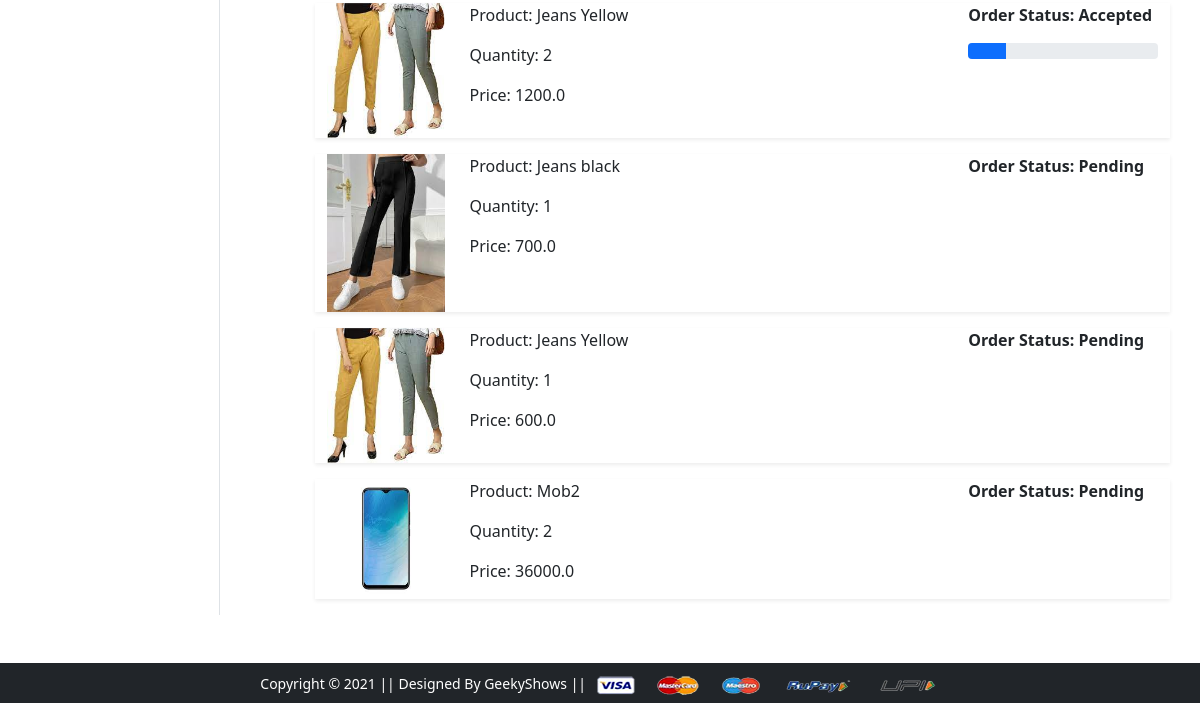
Before: /orders/ (signed in, lower part) with the older database file.
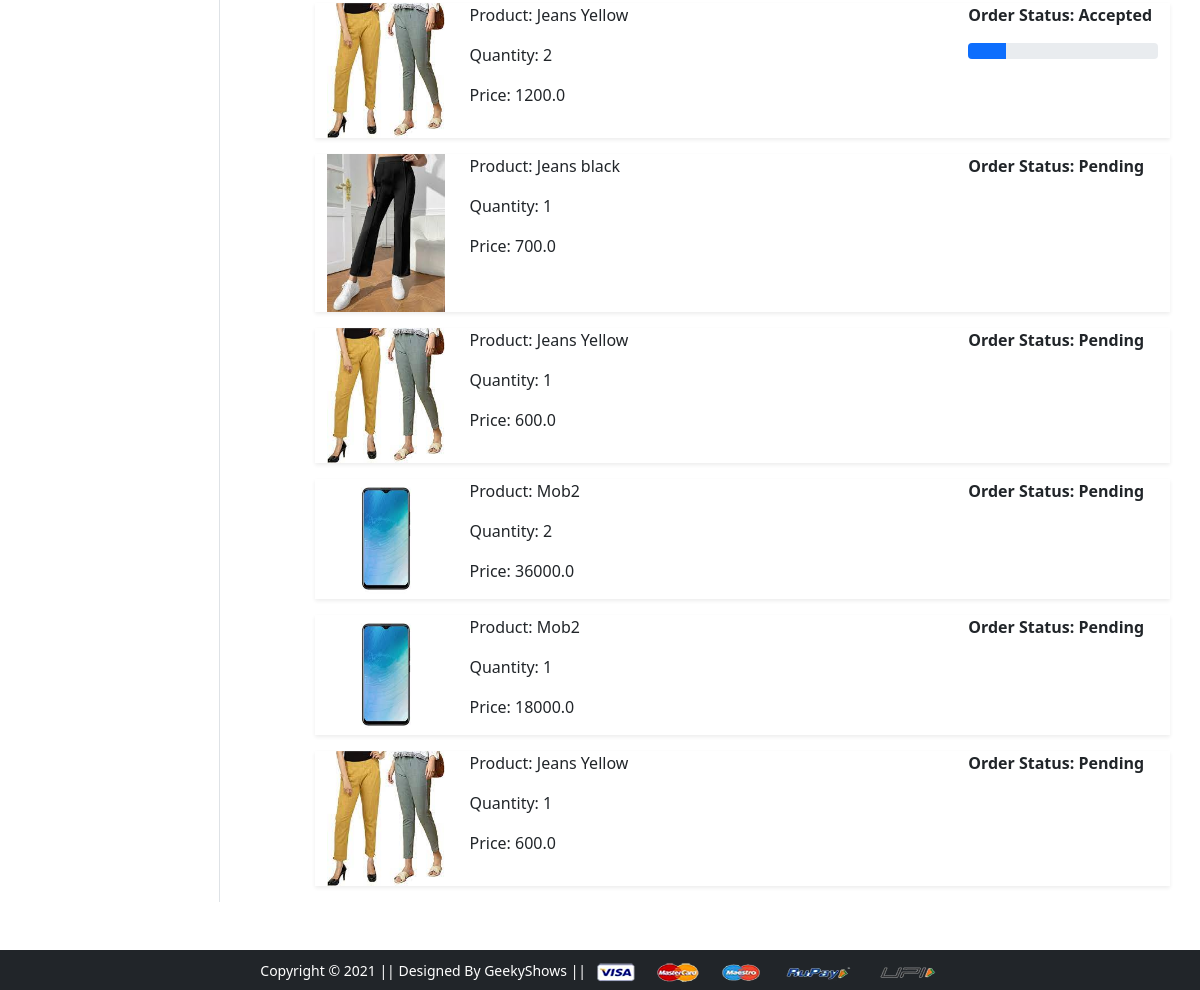
After: the same page with the newer database file.
### app/models.py (models this page shows, shortened)
class OrderPlaced(models.Model):
    user = models.ForeignKey(User,on_delete=models.CASCADE)
    customer = models.ForeignKey(Customer,on_delete=models.CASCADE)
    product = models.ForeignKey(Product,on_delete=models.CASCADE)
    quantity = models.PositiveIntegerField(default=1)
    ordered_date = models.DateTimeField(auto_now_add=True)
    status = models.CharField(max_length=50,choices=STATUS_CHOICES,default='Pending')
    @property
    def total_cost(self):
        return self.quantity * self.product.discounted_price

class Product(models.Model):
    title = models.CharField(max_length=100)
    selling_price = models.FloatField()
    discounted_price = models.FloatField()
    description = models.TextField()
    brand = models.CharField(max_length=100)
    category=models.CharField(choices=CATEGORY_CHOICES,max_length=5)
    product_image = models.ImageField(upload_to='productimg')

### app/views.py (the view)
# urls.py: path('orders/', views.orders, name='orders'),
@login_required
def orders(request):
  op = OrderPlaced.objects.filter(user=request.user)
  return render(request, 'app/orders.html',{'order_placed':op})

### app/templates/app/orders.html (shortened to what this page needs)
{% extends 'app/base.html' %}
{% load static %}
{% block main-content %}
<div class="container my-5">
    <div class="row">
        <div class="col-sm-2 border-end">
        </div>
        <div class="col-sm-9 offset-sm-1">
            {% for op in order_placed %}
            <div class="row shadow-sm mb-3">
                <div class="col-sm-2">
                    <img src="{{op.product.product_image.url}}" alt="" srcset="" class="img-fluid" height="150" width="150">
                </div>
                <div class="col-sm-7">
                    <p>Product: {{op.product.title}}</p>
                    <p>Quantity: {{op.quantity}}</p>
                    <p>Price: {{op.total_cost}}</p>
                </div>
                <div class="col-sm-3 fw-bold">
                    <p>Order Status: {{op.status}}</p>
                    {% if op.status == 'Accepted' %}
                    <div class="progress">
                        <div class="progress-bar" role="progressbar" style="width: 20%;" aria-valuenow="20" aria-valuemin="0" aria-valuemax="100"></div>
                    </div>
                    {% endif %}
                </div>
            </div>
            {% endfor %}
        </div>
    </div>
</div>
{% endblock main-content %}

Changed rows visible on the page:
added OrderPlaced: product.product_image (picture), product "Mob2", quantity "1", total_cost "18000.0", status "Pending"
added OrderPlaced: product.product_image (picture), product "Jeans Yellow", quantity "1", total_cost "600.0", status "Pending"
